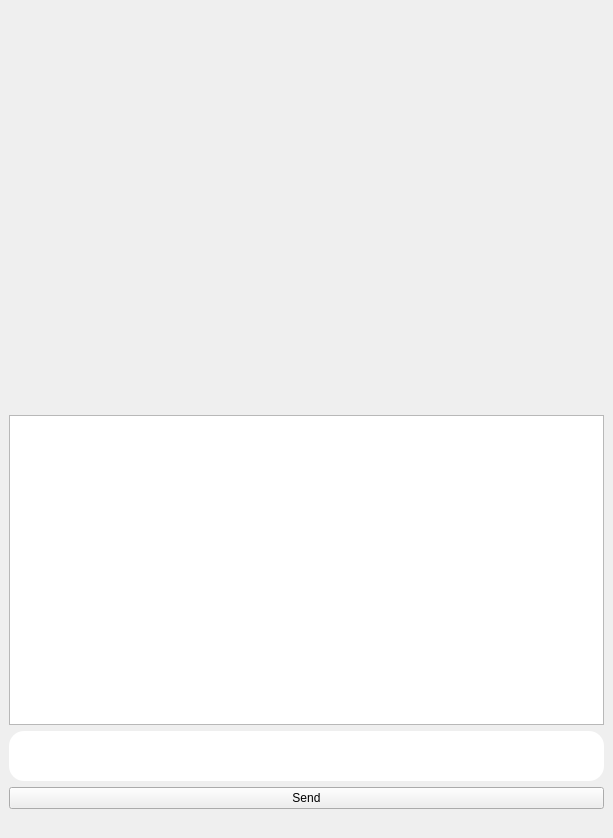
<?xml version="1.0" encoding="UTF-8"?>
<ui version="4.0">
 <class>MainWindow</class>
 <widget class="QMainWindow" name="MainWindow">
  <property name="geometry">
   <rect>
    <x>0</x>
    <y>0</y>
    <width>613</width>
    <height>838</height>
   </rect>
  </property>
  <property name="windowTitle">
   <string>Screenshot Analysis</string>
  </property>
  <widget class="QWidget" name="centralwidget">
   <property name="styleSheet">
    <string notr="true">;</string>
   </property>
   <layout class="QVBoxLayout" name="verticalLayout">
    <item>
     <widget class="QLabel" name="image_label">
      <property name="sizePolicy">
       <sizepolicy hsizetype="Expanding" vsizetype="Expanding">
        <horstretch>0</horstretch>
        <verstretch>0</verstretch>
       </sizepolicy>
      </property>
      <property name="minimumSize">
       <size>
        <width>400</width>
        <height>400</height>
       </size>
      </property>
      <property name="styleSheet">
       <string notr="true">border-radius: 15px;</string>
      </property>
      <property name="text">
       <string/>
      </property>
     </widget>
    </item>
    <item>
     <widget class="QTextEdit" name="conversation">
      <property name="sizePolicy">
       <sizepolicy hsizetype="Expanding" vsizetype="Expanding">
        <horstretch>0</horstretch>
        <verstretch>0</verstretch>
       </sizepolicy>
      </property>
      <property name="font">
       <font>
        <family>Open Sans</family>
       </font>
      </property>
      <property name="cursor" stdset="0">
       <cursorShape>ArrowCursor</cursorShape>
      </property>
      <property name="autoFillBackground">
       <bool>false</bool>
      </property>
      <property name="styleSheet">
       <string notr="true"/>
      </property>
      <property name="locale">
       <locale language="English" country="UnitedStates"/>
      </property>
      <property name="readOnly">
       <bool>true</bool>
      </property>
     </widget>
    </item>
    <item>
     <widget class="QLineEdit" name="entry">
      <property name="minimumSize">
       <size>
        <width>0</width>
        <height>50</height>
       </size>
      </property>
      <property name="font">
       <font>
        <family>Open Sans</family>
       </font>
      </property>
      <property name="styleSheet">
       <string notr="true">border-radius: 15px;</string>
      </property>
      <property name="locale">
       <locale language="English" country="UnitedStates"/>
      </property>
     </widget>
    </item>
    <item>
     <widget class="QPushButton" name="send_button">
      <property name="styleSheet">
       <string notr="true"/>
      </property>
      <property name="text">
       <string>Send</string>
      </property>
     </widget>
    </item>
    <item>
     <widget class="QLabel" name="loading_label">
      <property name="text">
       <string/>
      </property>
     </widget>
    </item>
   </layout>
  </widget>
 </widget>
 <resources/>
 <connections/>
</ui>
